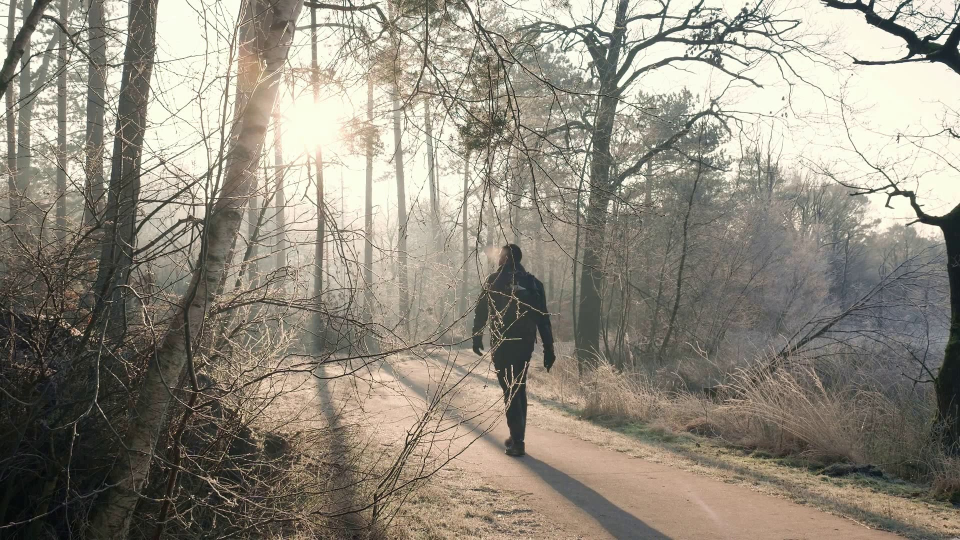
#> input picture extracted_frames/frame_0001.jpg, 1920 x 1080 px (shown at 1/2 size); its folder holds 4 pictures in this run
$ python ordering_frames.py
#> lines starting #> are read from the running program, lines starting #| are printed output that depends on the picture
import os
import cv2
import numpy as np
from itertools import permutations
import time
from concurrent.futures import ProcessPoolExecutor
from skimage.metrics import structural_similarity as ssim


FRAME_FOLDER = "extracted_frames"  # folder containing input frames

OUTPUT_FOLDER = "reconstructed_frames"  # folder to save ordered frames

# creating output folder
if not os.path.exists(OUTPUT_FOLDER):
    os.makedirs(OUTPUT_FOLDER)

def load_frames():
    #loading all frames from input folder
    if not os.path.exists(FRAME_FOLDER):
        raise FileNotFoundError(f"Folder '{FRAME_FOLDER}' not found!")
    files = sorted([f for f in os.listdir(FRAME_FOLDER) if f.endswith(('.png', '.jpg', '.jpeg'))])
    frames = [cv2.imread(os.path.join(FRAME_FOLDER, f)) for f in files]
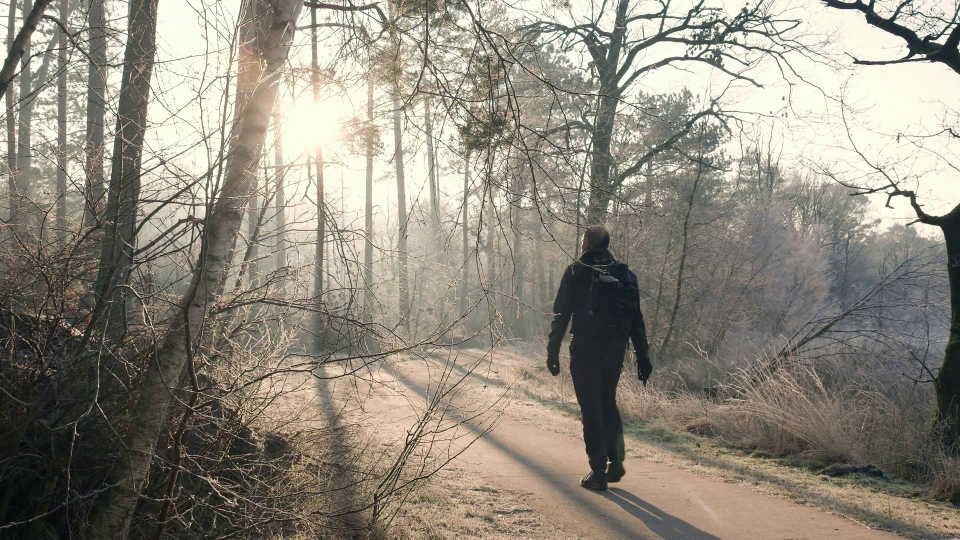
#> input picture extracted_frames/frame_0005.jpg, 1920 x 1080 px (shown at 1/2 size)
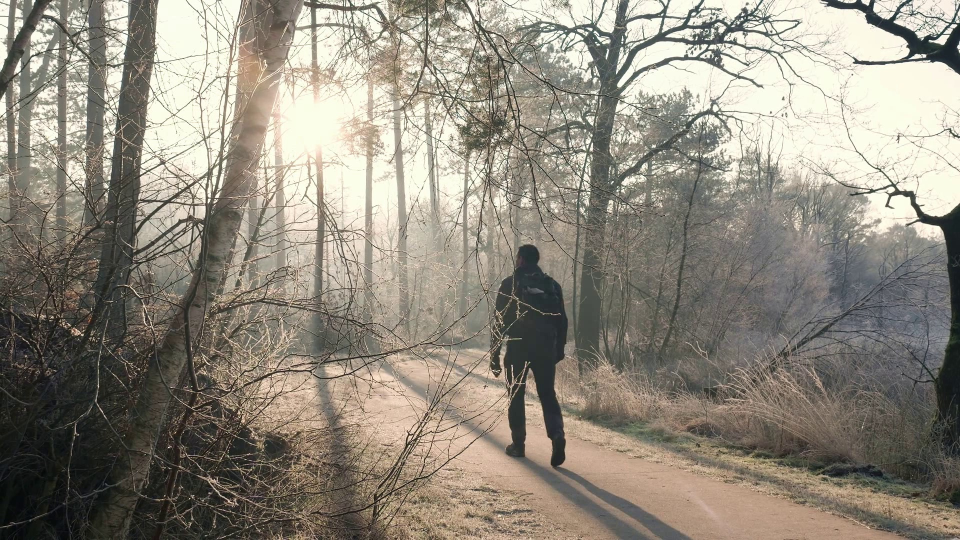
#> input picture extracted_frames/frame_0008.jpg, 1920 x 1080 px (shown at 1/2 size)
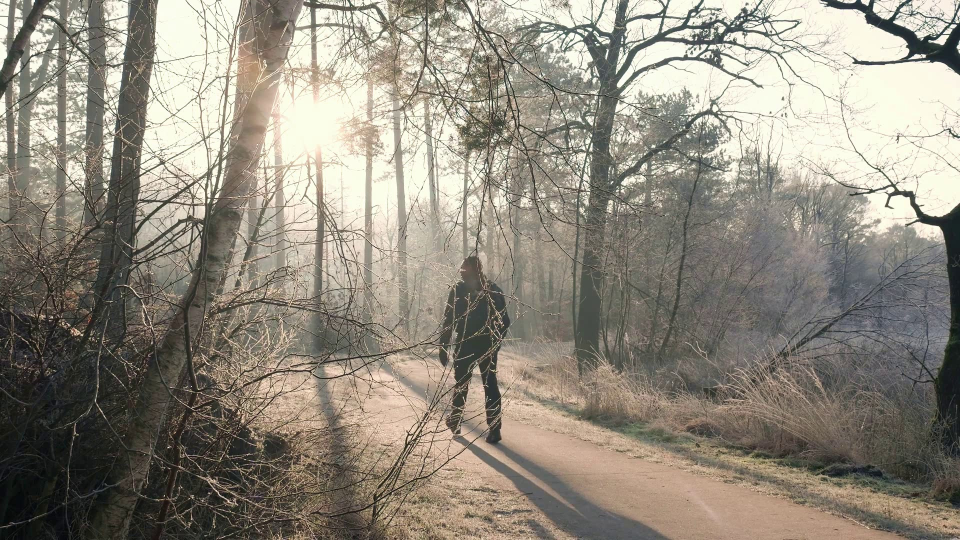
#> input picture extracted_frames/frame_0012.jpg, 1920 x 1080 px (shown at 1/2 size)
    return frames, files

def frame_difference(f1, f2):
    """Computing perceptual difference between two frames using SSIM"""
    # Converting to grayscale using cvtColor
    f1_gray = cv2.cvtColor(f1, cv2.COLOR_BGR2GRAY)
    f2_gray = cv2.cvtColor(f2, cv2.COLOR_BGR2GRAY)

    # Resizing to smaller dimensions for speed
    f1_small = cv2.resize(f1_gray, (64, 64))
    f2_small = cv2.resize(f2_gray, (64, 64))

    # Compute SSIM (SSIM ranges from 1 to 0: 1->identical and 0->completely different)
    score, _ = ssim(f1_small, f2_small, full=True)

    # Return difference (smaller = more similar)
    return 1 - score

def order_frames_greedy(frames):
    """Ordering frames using the greedy nearest-neighbor approach"""
    start_time = time.time()
    n = len(frames)
    if n <= 1:
        return frames

    remaining = list(range(n))
    ordered = [remaining.pop(0)]  # starting with first frame
    cnt=1;
    while remaining:
        last = ordered[-1]
        # findig the frame with minimum difference from last
        next_idx = min(remaining, key=lambda i: frame_difference(frames[last], frames[i]))
        ordered.append(next_idx)
        remaining.remove(next_idx)
        print(cnt,"   ",time.time()-start_time)
        cnt+=1;

    end_time = time.time()
    print(f"Time taken (greedy, {n} frames): {end_time - start_time:.4f} seconds")
    return [frames[i] for i in ordered][::-1]

def save_ordered_frames(ordered_frames, original_files):
    #clearing the output folder
    for f in os.listdir(OUTPUT_FOLDER):
        file_path = os.path.join(OUTPUT_FOLDER, f)
        if os.path.isfile(file_path):
            os.remove(file_path)

    """Saving the frames in original order into the output folder"""
    for idx, frame in enumerate(ordered_frames):
        # Maintaining original extension
        ext = os.path.splitext(original_files[idx])[1]
        filename = os.path.join(OUTPUT_FOLDER, f"{idx+1:03d}{ext}")
        cv2.imwrite(filename, frame)
    print(f"Saved {len(ordered_frames)} ordered frames to '{OUTPUT_FOLDER}'")

def main():
    print("Loading frames...")
    frames, files = load_frames()
#> frames = 4 items; files = ['frame_0001.jpg', 'frame_0005.jpg', 'frame_0008.jpg', 'frame_0012.jpg']
    print(f"{len(frames)} frames loaded.")
#| 4 frames loaded.

    print("Ordering frames...")
    ordered_frames = order_frames_greedy(frames)
#> in order_frames_greedy, `n = len(frames)`: n = 4
#> the loop in order_frames_greedy, `while remaining:` made 3 passes
#> (last, next_idx) on passes 2 to 3: (2, 1), (1, 3)
#> next_idx on pass 1: 2
#> pass 1, in frame_difference, `f1_gray = cv2.cvtColor(f1, cv2.COLOR_BGR2GRAY)`:
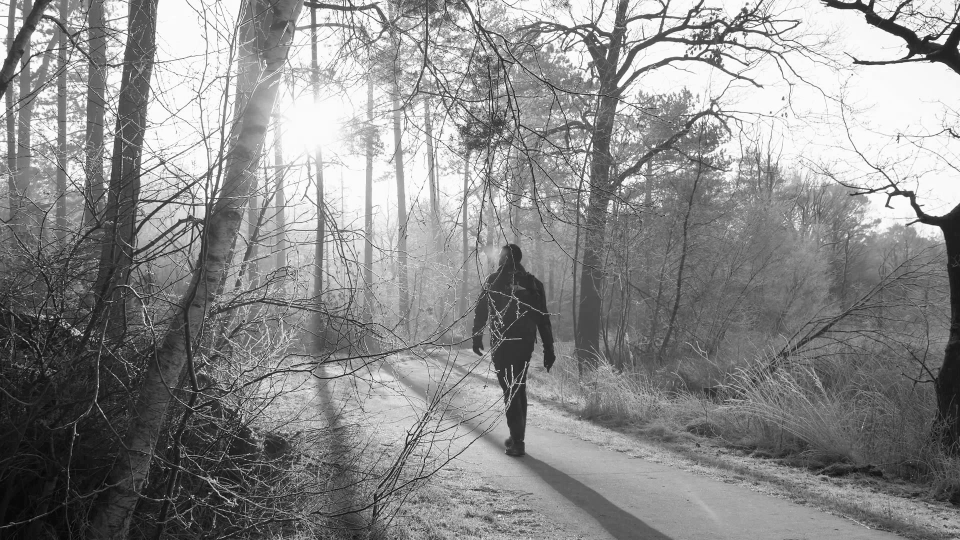
#> f1_gray: shape (1080, 1920) (shown at 1/2 size); min 0, max 255, mean 138.8
#> pass 1, in frame_difference, `f2_gray = cv2.cvtColor(f2, cv2.COLOR_BGR2GRAY)`:
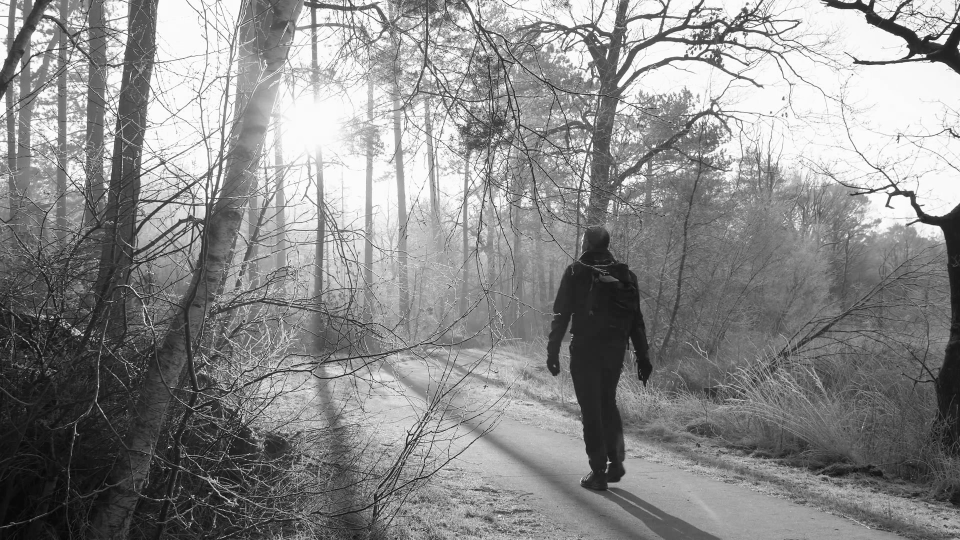
#> f2_gray: shape (1080, 1920) (shown at 1/2 size); min 0, max 255, mean 137.9
#> pass 1, in frame_difference, `f1_small = cv2.resize(f1_gray, (64, 64))`:
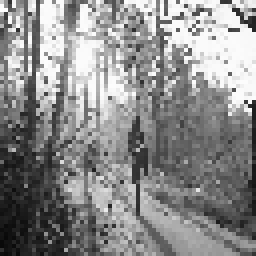
#> f1_small: shape (64, 64) (shown 4 times larger); min 9, max 253, mean 139
#> pass 1, in frame_difference, `f2_small = cv2.resize(f2_gray, (64, 64))`:
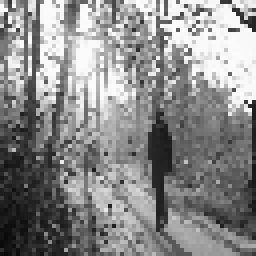
#> f2_small: shape (64, 64) (shown 4 times larger); min 9, max 253, mean 138.2
#> after the loop in order_frames_greedy, `while remaining:`: ordered = [0, 2, 1, 3]; remaining = []
#| Time taken (greedy, 4 frames): 0.1395 seconds
#> ordered_frames = 4 items

    print("Saving ordered frames...")
    save_ordered_frames(ordered_frames, files)
#> the loop in save_ordered_frames, `for idx, frame in enumerate(ordered_frames):` made 4 passes
#| Saved 4 ordered frames to 'reconstructed_frames'

if __name__ == "__main__":
    main()
